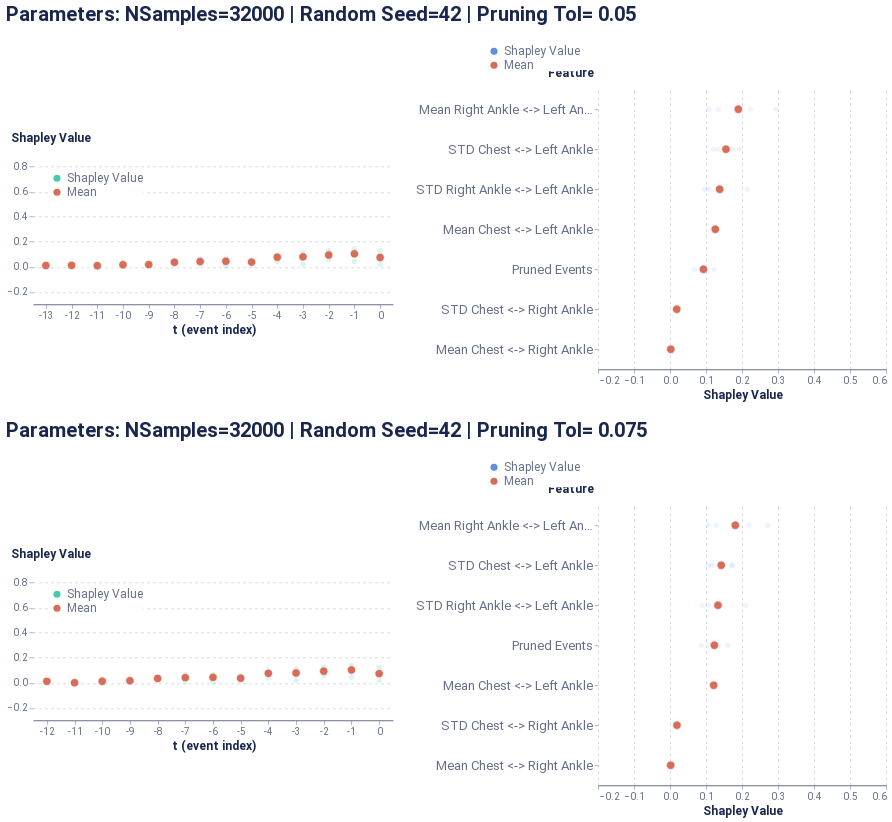

The cell this chart's notebook holds for it:
### Code cell
global_plot

### Figure 1 — Vega-Lite specification as saved in the notebook (floating-point values rounded to 4 significant figures)
{"config": {"axis": {"domain": true, "domainColor": "#666F89", "grid": false, "gridCap": "round", "gridColor": "#B3B7C4", "gridDash": [2, 4], "gridWidth": 0.5, "labelColor": "#666F89", "labelFont": "Roboto, Arial, sans-serif", "labelPadding": 2, "tickColor": "#666F89", "tickOpacity": 0.5, "tickSize": 4, "titleColor": "#19274E", "titleFont": "Roboto, Arial, sans-serif", "titleFontSize": 12}, "axisBand": {"domain": true, "labelPadding": 4, "ticks": false}, "axisY": {"domain": false, "titleAlign": "left", "titleAngle": 0, "titleX": -20, "titleY": -10}, "legend": {"labelColor": "#666F89", "labelFont": "Roboto, Arial, sans-serif", "labelFontSize": 12, "symbolSize": 40, "titleColor": "#19274E", "titleFont": "Roboto, Arial, sans-serif", "titleFontSize": 12, "titlePadding": 4}, "arc": {"stroke": "#FFFFFF", "strokeWidth": 1}, "bar": {"fill": "#2770EB", "stroke": null}, "line": {"stroke": "#2770EB", "strokeWidth": 2}, "path": {"stroke": "#2770EB", "strokeWidth": 0.5}, "point": {"fill": "#2770EB", "shape": "circle", "filled": true}, "rect": {"fill": "#2770EB"}, "rule": {"stroke": "#666F89"}, "shape": {"stroke": "#2770EB"}, "text": {"color": "#19274E", "font": "Roboto, Arial, sans-serif", "fontSize": 12}, "range": {"category": ["#2770EB", "#77B98A", "#DA5252", "#FFC400", "#A87AEA", "#00A39E", "#19274E"], "diverging": ["#006360", "#2BB3AE", "#96D9D7", "#FFFFFF", "#EDAAAA", "#DA5252", "#811D1D"], "heatmap": ["#18448F", "#1B4EA5", "#2770EB", "#4C88EE", "#82ACF3", "#A6C4F7", "#E9F1FD"], "ramp": ["#18448F", "#1B4EA5", "#2770EB", "#4C88EE", "#82ACF3", "#A6C4F7", "#E9F1FD"]}, "background": "#FFFFFF", "group": {"fill": "#FFFFFF"}, "header": {"labelColor": "#19274E", "labelFont": "Roboto, Arial, sans-serif", "labelFontSize": 12, "titleColor": "#19274E", "titleFont": "Roboto, Arial, sans-serif", "titleFontSize": 16}, "title": {"anchor": "start", "color": "#19274E", "font": "Roboto, Arial, sans-serif", "fontSize": 20, "fontWeight": "bold", "offset": 20, "subtitleColor": "#19274E", "subtitleFontSize": 16}, "view": {"continuousHeight": 300, "continuousWidth": 400, "stroke": "transparent"}}, "vconcat": [{"hconcat": [{"vconcat": [{"mark": {"type": "point", "stroke": "white", "strokeWidth": 0.6}, "encoding": {"color": {"type": "nominal", "field": "type", "legend": {"fillColor": "white", "orient": "top-left", "symbolSize": 50, "symbolStrokeWidth": 0, "title": null}, "scale": {"domain": ["Shapley Value", "Mean"], "range": ["#48caaa", "#d76d58"]}}, "opacity": {"condition": {"value": 1.0, "test": "(datum.type === 'Mean')"}, "value": 0.2}, "size": {"condition": {"value": 70, "test": "(datum.type === 'Mean')"}, "value": 30}, "x": {"type": "ordinal", "axis": {"labelAngle": 0}, "field": "t (event index)"}, "y": {"type": "quantitative", "axis": {"grid": true, "titleX": -23}, "field": "Shapley Value", "scale": {"domain": [-0.3, 0.9]}, "title": "Shapley Value"}}, "height": 150, "width": 360}], "data": {"name": "data-b7700950402d18965e560e5e57cdea82"}}, {"vconcat": [{"mark": {"type": "point", "stroke": "white", "strokeWidth": 0.6}, "encoding": {"color": {"type": "nominal", "field": "type", "legend": {"fillColor": "white", "orient": "bottom-right", "symbolSize": 50, "symbolStrokeWidth": 0, "title": null}, "scale": {"domain": ["Shapley Value", "Mean"], "range": ["#618FE0", "#d76d58"]}}, "opacity": {"condition": {"value": 1.0, "test": "(datum.type === 'Mean')"}, "value": 0.1}, "size": {"condition": {"value": 70, "test": "(datum.type === 'Mean')"}, "value": 30}, "x": {"type": "quantitative", "axis": {"grid": true, "title": "Shapley Value"}, "field": "Shapley Value", "scale": {"domain": [-0.2, 0.6]}}, "y": {"type": "ordinal", "axis": {"labelFontSize": 13, "titleX": -51}, "field": "Feature", "sort": ["Mean Right Ankle <-> Left Ankle", "STD Chest <-> Left Ankle", "STD Right Ankle <-> Left Ankle", "Mean Chest <-> Left Ankle", "Pruned Events", "STD Chest <-> Right Ankle", "Mean Chest <-> Right Ankle"]}}, "height": 280, "width": 288}], "data": {"name": "data-55b1f2cb922e1d6b571e26a034954744"}}], "center": true, "resolve": {"scale": {"color": "independent"}}, "title": "Parameters: NSamples=32000 | Random Seed=42 | Pruning Tol= 0.05"}, {"hconcat": [{"vconcat": [{"mark": {"type": "point", "stroke": "white", "strokeWidth": 0.6}, "encoding": {"color": {"type": "nominal", "field": "type", "legend": {"fillColor": "white", "orient": "top-left", "symbolSize": 50, "symbolStrokeWidth": 0, "title": null}, "scale": {"domain": ["Shapley Value", "Mean"], "range": ["#48caaa", "#d76d58"]}}, "opacity": {"condition": {"value": 1.0, "test": "(datum.type === 'Mean')"}, "value": 0.2}, "size": {"condition": {"value": 70, "test": "(datum.type === 'Mean')"}, "value": 30}, "x": {"type": "ordinal", "axis": {"labelAngle": 0}, "field": "t (event index)"}, "y": {"type": "quantitative", "axis": {"grid": true, "titleX": -23}, "field": "Shapley Value", "scale": {"domain": [-0.3, 0.9]}, "title": "Shapley Value"}}, "height": 150, "width": 360}], "data": {"name": "data-a56b3492c7489cb5e0b5bd899e678ea1"}}, {"vconcat": [{"mark": {"type": "point", "stroke": "white", "strokeWidth": 0.6}, "encoding": {"color": {"type": "nominal", "field": "type", "legend": {"fillColor": "white", "orient": "bottom-right", "symbolSize": 50, "symbolStrokeWidth": 0, "title": null}, "scale": {"domain": ["Shapley Value", "Mean"], "range": ["#618FE0", "#d76d58"]}}, "opacity": {"condition": {"value": 1.0, "test": "(datum.type === 'Mean')"}, "value": 0.1}, "size": {"condition": {"value": 70, "test": "(datum.type === 'Mean')"}, "value": 30}, "x": {"type": "quantitative", "axis": {"grid": true, "title": "Shapley Value"}, "field": "Shapley Value", "scale": {"domain": [-0.2, 0.6]}}, "y": {"type": "ordinal", "axis": {"labelFontSize": 13, "titleX": -51}, "field": "Feature", "sort": ["Mean Right Ankle <-> Left Ankle", "STD Chest <-> Left Ankle", "STD Right Ankle <-> Left Ankle", "Pruned Events", "Mean Chest <-> Left Ankle", "STD Chest <-> Right Ankle", "Mean Chest <-> Right Ankle"]}}, "height": 280, "width": 288}], "data": {"name": "data-85d09a1dcca23bed56fc34622b23eb3e"}}], "center": true, "resolve": {"scale": {"color": "independent"}}, "title": "Parameters: NSamples=32000 | Random Seed=42 | Pruning Tol= 0.075"}], "$schema": "https://vega.github.io/schema/vega-lite/v4.8.1.json", "datasets": {"data-b7700950402d18965e560e5e57cdea82": [{"Shapley Value": 0.0194, "t (event index)": 0, "type": "Shapley Value"}, {"Shapley Value": 0.04374, "t (event index)": -1, "type": "Shapley Value"}, {"Shapley Value": 0.1285, "t (event index)": -2, "type": "Shapley Value"}, {"Shapley Value": 0.09252, "t (event index)": -3, "type": "Shapley Value"}, {"Shapley Value": 0.0831, "t (event index)": -4, "type": "Shapley Value"}, {"Shapley Value": 0.01669, "t (event index)": -5, "type": "Shapley Value"}, {"Shapley Value": 0.006386, "t (event index)": -6, "type": "Shapley Value"}, {"Shapley Value": 0.03812, "t (event index)": -7, "type": "Shapley Value"}, {"Shapley Value": 0.04571, "t (event index)": -8, "type": "Shapley Value"}, {"Shapley Value": 0.01115, "t (event index)": -9, "type": "Shapley Value"}, {"Shapley Value": 0.01552, "t (event index)": -10, "type": "Shapley Value"}, {"Shapley Value": 0.0005341, "t (event index)": -11, "type": "Shapley Value"}, {"Shapley Value": 0.01314, "t (event index)": -12, "type": "Shapley Value"}, {"Shapley Value": 0.01019, "t (event index)": -13, "type": "Shapley Value"}, {"Shapley Value": 0.08513, "t (event index)": 0, "type": "Shapley Value"}, {"Shapley Value": 0.14, "t (event index)": -1, "type": "Shapley Value"}, {"Shapley Value": 0.07578, "t (event index)": -2, "type": "Shapley Value"}, {"Shapley Value": 0.01991, "t (event index)": -3, "type": "Shapley Value"}, {"Shapley Value": 0.09996, "t (event index)": -4, "type": "Shapley Value"}, {"Shapley Value": 0.03383, "t (event index)": -5, "type": "Shapley Value"}, {"Shapley Value": 0.06766, "t (event index)": -6, "type": "Shapley Value"}, {"Shapley Value": 0.06705, "t (event index)": -7, "type": "Shapley Value"}, {"Shapley Value": 0.03736, "t (event index)": -8, "type": "Shapley Value"}, {"Shapley Value": 0.01868, "t (event index)": -9, "type": "Shapley Value"}, {"Shapley Value": 0.01496, "t (event index)": -10, "type": "Shapley Value"}, {"Shapley Value": 0.01065, "t (event index)": -11, "type": "Shapley Value"}, {"Shapley Value": 0.01567, "t (event index)": -12, "type": "Shapley Value"}, {"Shapley Value": 0.1265, "t (event index)": 0, "type": "Shapley Value"}, {"Shapley Value": 0.1088, "t (event index)": -1, "type": "Shapley Value"}, {"Shapley Value": 0.05887, "t (event index)": -2, "type": "Shapley Value"}, {"Shapley Value": 0.1125, "t (event index)": -3, "type": "Shapley Value"}, {"Shapley Value": 0.08144, "t (event index)": -4, "type": "Shapley Value"}, {"Shapley Value": 0.05788, "t (event index)": -5, "type": "Shapley Value"}, {"Shapley Value": 0.05868, "t (event index)": -6, "type": "Shapley Value"}, {"Shapley Value": 0.01511, "t (event index)": -7, "type": "Shapley Value"}, {"Shapley Value": 0.03056, "t (event index)": -8, "type": "Shapley Value"}, {"Shapley Value": 0.02159, "t (event index)": -9, "type": "Shapley Value"}, {"Shapley Value": 0.02313, "t (event index)": -10, "type": "Shapley Value"}, {"Shapley Value": 0.06489, "t (event index)": 0, "type": "Shapley Value"}, {"Shapley Value": 0.1209, "t (event index)": -1, "type": "Shapley Value"}, {"Shapley Value": 0.111, "t (event index)": -2, "type": "Shapley Value"}, {"Shapley Value": 0.09226, "t (event index)": -3, "type": "Shapley Value"}, {"Shapley Value": 0.03967, "t (event index)": -4, "type": "Shapley Value"}, {"Shapley Value": 0.03885, "t (event index)": -5, "type": "Shapley Value"}, {"Shapley Value": 0.04158, "t (event index)": -6, "type": "Shapley Value"}, {"Shapley Value": 0.04608, "t (event index)": -7, "type": "Shapley Value"}, {"Shapley Value": 0.0291, "t (event index)": -8, "type": "Shapley Value"}, {"Shapley Value": 0.01804, "t (event index)": -9, "type": "Shapley Value"}, {"Shapley Value": 0.008946, "t (event index)": -10, "type": "Shapley Value"}, {"Shapley Value": 0.01415, "t (event index)": -11, "type": "Shapley Value"}, {"Shapley Value": 0.00558, "t (event index)": -12, "type": "Shapley Value"}, {"Shapley Value": 0.01019, "t (event index)": -13, "type": "Mean"}, {"Shapley Value": 0.01147, "t (event index)": -12, "type": "Mean"}, {"Shapley Value": 0.008447, "t (event index)": -11, "type": "Mean"}, {"Shapley Value": 0.01564, "t (event index)": -10, "type": "Mean"}, {"Shapley Value": 0.01737, "t (event index)": -9, "type": "Mean"}, {"Shapley Value": 0.03568, "t (event index)": -8, "type": "Mean"}, {"Shapley Value": 0.04159, "t (event index)": -7, "type": "Mean"}, {"Shapley Value": 0.04358, "t (event index)": -6, "type": "Mean"}, {"Shapley Value": 0.03681, "t (event index)": -5, "type": "Mean"}, {"Shapley Value": 0.07604, "t (event index)": -4, "type": "Mean"}, {"Shapley Value": 0.07929, "t (event index)": -3, "type": "Mean"}, {"Shapley Value": 0.09354, "t (event index)": -2, "type": "Mean"}, {"Shapley Value": 0.1034, "t (event index)": -1, "type": "Mean"}, {"Shapley Value": 0.07398, "t (event index)": 0, "type": "Mean"}], "data-55b1f2cb922e1d6b571e26a034954744": [{"Shapley Value": -0.003732, "Feature": "Mean Chest <-> Right Ankle", "type": "Shapley Value"}, {"Shapley Value": 0.01634, "Feature": "STD Chest <-> Right Ankle", "type": "Shapley Value"}, {"Shapley Value": 0.1294, "Feature": "Mean Chest <-> Left Ankle", "type": "Shapley Value"}, {"Shapley Value": 0.1743, "Feature": "STD Chest <-> Left Ankle", "type": "Shapley Value"}, {"Shapley Value": 0.1078, "Feature": "Mean Right Ankle <-> Left Ankle", "type": "Shapley Value"}, {"Shapley Value": 0.09607, "Feature": "STD Right Ankle <-> Left Ankle", "type": "Shapley Value"}, {"Shapley Value": 0.06787, "Feature": "Pruned Events", "type": "Shapley Value"}, {"Shapley Value": 0.007585, "Feature": "Mean Chest <-> Right Ankle", "type": "Shapley Value"}, {"Shapley Value": 0.02075, "Feature": "STD Chest <-> Right Ankle", "type": "Shapley Value"}, {"Shapley Value": 0.1173, "Feature": "Mean Chest <-> Left Ankle", "type": "Shapley Value"}, {"Shapley Value": 0.1336, "Feature": "STD Chest <-> Left Ankle", "type": "Shapley Value"}, {"Shapley Value": 0.2941, "Feature": "Mean Right Ankle <-> Left Ankle", "type": "Shapley Value"}, {"Shapley Value": 0.109, "Feature": "STD Right Ankle <-> Left Ankle", "type": "Shapley Value"}, {"Shapley Value": 0.0962, "Feature": "Pruned Events", "type": "Shapley Value"}, {"Shapley Value": -0.001496, "Feature": "Mean Chest <-> Right Ankle", "type": "Shapley Value"}, {"Shapley Value": 0.01713, "Feature": "STD Chest <-> Right Ankle", "type": "Shapley Value"}, {"Shapley Value": 0.1273, "Feature": "Mean Chest <-> Left Ankle", "type": "Shapley Value"}, {"Shapley Value": 0.1936, "Feature": "STD Chest <-> Left Ankle", "type": "Shapley Value"}, {"Shapley Value": 0.2233, "Feature": "Mean Right Ankle <-> Left Ankle", "type": "Shapley Value"}, {"Shapley Value": 0.1319, "Feature": "STD Right Ankle <-> Left Ankle", "type": "Shapley Value"}, {"Shapley Value": 0.1231, "Feature": "Pruned Events", "type": "Shapley Value"}, {"Shapley Value": 0.006059, "Feature": "Mean Chest <-> Right Ankle", "type": "Shapley Value"}, {"Shapley Value": 0.02101, "Feature": "STD Chest <-> Right Ankle", "type": "Shapley Value"}, {"Shapley Value": 0.1295, "Feature": "Mean Chest <-> Left Ankle", "type": "Shapley Value"}, {"Shapley Value": 0.1206, "Feature": "STD Chest <-> Left Ankle", "type": "Shapley Value"}, {"Shapley Value": 0.134, "Feature": "Mean Right Ankle <-> Left Ankle", "type": "Shapley Value"}, {"Shapley Value": 0.2151, "Feature": "STD Right Ankle <-> Left Ankle", "type": "Shapley Value"}, {"Shapley Value": 0.08457, "Feature": "Pruned Events", "type": "Shapley Value"}, {"Shapley Value": 0.09295, "Feature": "Pruned Events", "type": "Mean"}, {"Shapley Value": 0.002104, "Feature": "Mean Chest <-> Right Ankle", "type": "Mean"}, {"Shapley Value": 0.1259, "Feature": "Mean Chest <-> Left Ankle", "type": "Mean"}, {"Shapley Value": 0.1898, "Feature": "Mean Right Ankle <-> Left Ankle", "type": "Mean"}, {"Shapley Value": 0.01881, "Feature": "STD Chest <-> Right Ankle", "type": "Mean"}, {"Shapley Value": 0.1555, "Feature": "STD Chest <-> Left Ankle", "type": "Mean"}, {"Shapley Value": 0.138, "Feature": "STD Right Ankle <-> Left Ankle", "type": "Mean"}], "data-a56b3492c7489cb5e0b5bd899e678ea1": [{"Shapley Value": 0.01911, "t (event index)": 0, "type": "Shapley Value"}, {"Shapley Value": 0.04333, "t (event index)": -1, "type": "Shapley Value"}, {"Shapley Value": 0.1271, "t (event index)": -2, "type": "Shapley Value"}, {"Shapley Value": 0.09141, "t (event index)": -3, "type": "Shapley Value"}, {"Shapley Value": 0.08218, "t (event index)": -4, "type": "Shapley Value"}, {"Shapley Value": 0.01648, "t (event index)": -5, "type": "Shapley Value"}, {"Shapley Value": 0.006328, "t (event index)": -6, "type": "Shapley Value"}, {"Shapley Value": 0.03765, "t (event index)": -7, "type": "Shapley Value"}, {"Shapley Value": 0.04502, "t (event index)": -8, "type": "Shapley Value"}, {"Shapley Value": 0.01088, "t (event index)": -9, "type": "Shapley Value"}, {"Shapley Value": 0.01505, "t (event index)": -10, "type": "Shapley Value"}, {"Shapley Value": 0.000512, "t (event index)": -11, "type": "Shapley Value"}, {"Shapley Value": 0.01152, "t (event index)": -12, "type": "Shapley Value"}, {"Shapley Value": 0.08429, "t (event index)": 0, "type": "Shapley Value"}, {"Shapley Value": 0.1386, "t (event index)": -1, "type": "Shapley Value"}, {"Shapley Value": 0.07504, "t (event index)": -2, "type": "Shapley Value"}, {"Shapley Value": 0.01974, "t (event index)": -3, "type": "Shapley Value"}, {"Shapley Value": 0.09881, "t (event index)": -4, "type": "Shapley Value"}, {"Shapley Value": 0.03355, "t (event index)": -5, "type": "Shapley Value"}, {"Shapley Value": 0.06669, "t (event index)": -6, "type": "Shapley Value"}, {"Shapley Value": 0.06549, "t (event index)": -7, "type": "Shapley Value"}, {"Shapley Value": 0.03617, "t (event index)": -8, "type": "Shapley Value"}, {"Shapley Value": 0.01765, "t (event index)": -9, "type": "Shapley Value"}, {"Shapley Value": 0.01226, "t (event index)": -10, "type": "Shapley Value"}, {"Shapley Value": 0.1246, "t (event index)": 0, "type": "Shapley Value"}, {"Shapley Value": 0.1074, "t (event index)": -1, "type": "Shapley Value"}, {"Shapley Value": 0.05807, "t (event index)": -2, "type": "Shapley Value"}, {"Shapley Value": 0.1108, "t (event index)": -3, "type": "Shapley Value"}, {"Shapley Value": 0.08068, "t (event index)": -4, "type": "Shapley Value"}, {"Shapley Value": 0.05746, "t (event index)": -5, "type": "Shapley Value"}, {"Shapley Value": 0.05779, "t (event index)": -6, "type": "Shapley Value"}, {"Shapley Value": 0.01462, "t (event index)": -7, "type": "Shapley Value"}, {"Shapley Value": 0.02885, "t (event index)": -8, "type": "Shapley Value"}, {"Shapley Value": 0.01949, "t (event index)": -9, "type": "Shapley Value"}, {"Shapley Value": 0.0645, "t (event index)": 0, "type": "Shapley Value"}, {"Shapley Value": 0.1202, "t (event index)": -1, "type": "Shapley Value"}, {"Shapley Value": 0.1104, "t (event index)": -2, "type": "Shapley Value"}, {"Shapley Value": 0.09179, "t (event index)": -3, "type": "Shapley Value"}, {"Shapley Value": 0.03949, "t (event index)": -4, "type": "Shapley Value"}, {"Shapley Value": 0.03864, "t (event index)": -5, "type": "Shapley Value"}, {"Shapley Value": 0.04126, "t (event index)": -6, "type": "Shapley Value"}, {"Shapley Value": 0.04535, "t (event index)": -7, "type": "Shapley Value"}, {"Shapley Value": 0.0284, "t (event index)": -8, "type": "Shapley Value"}, {"Shapley Value": 0.01647, "t (event index)": -9, "type": "Shapley Value"}, {"Shapley Value": 0.008573, "t (event index)": -10, "type": "Shapley Value"}, {"Shapley Value": 0.01152, "t (event index)": -12, "type": "Mean"}, {"Shapley Value": 0.000512, "t (event index)": -11, "type": "Mean"}, {"Shapley Value": 0.01196, "t (event index)": -10, "type": "Mean"}, {"Shapley Value": 0.01612, "t (event index)": -9, "type": "Mean"}, {"Shapley Value": 0.03461, "t (event index)": -8, "type": "Mean"}, {"Shapley Value": 0.04078, "t (event index)": -7, "type": "Mean"}, {"Shapley Value": 0.04302, "t (event index)": -6, "type": "Mean"}, {"Shapley Value": 0.03653, "t (event index)": -5, "type": "Mean"}, {"Shapley Value": 0.07529, "t (event index)": -4, "type": "Mean"}, {"Shapley Value": 0.07843, "t (event index)": -3, "type": "Mean"}, {"Shapley Value": 0.09265, "t (event index)": -2, "type": "Mean"}, {"Shapley Value": 0.1024, "t (event index)": -1, "type": "Mean"}, {"Shapley Value": 0.07313, "t (event index)": 0, "type": "Mean"}], "data-85d09a1dcca23bed56fc34622b23eb3e": [{"Shapley Value": -0.004015, "Feature": "Mean Chest <-> Right Ankle", "type": "Shapley Value"}, {"Shapley Value": 0.01673, "Feature": "STD Chest <-> Right Ankle", "type": "Shapley Value"}, {"Shapley Value": 0.1216, "Feature": "Mean Chest <-> Left Ankle", "type": "Shapley Value"}, {"Shapley Value": 0.1711, "Feature": "STD Chest <-> Left Ankle", "type": "Shapley Value"}, {"Shapley Value": 0.1055, "Feature": "Mean Right Ankle <-> Left Ankle", "type": "Shapley Value"}, {"Shapley Value": 0.09012, "Feature": "STD Right Ankle <-> Left Ankle", "type": "Shapley Value"}, {"Shapley Value": 0.08694, "Feature": "Pruned Events", "type": "Shapley Value"}, {"Shapley Value": 0.007425, "Feature": "Mean Chest <-> Right Ankle", "type": "Shapley Value"}, {"Shapley Value": 0.02097, "Feature": "STD Chest <-> Right Ankle", "type": "Shapley Value"}, {"Shapley Value": 0.1188, "Feature": "Mean Chest <-> Left Ankle", "type": "Shapley Value"}, {"Shapley Value": 0.1179, "Feature": "STD Chest <-> Left Ankle", "type": "Shapley Value"}, {"Shapley Value": 0.2718, "Feature": "Mean Right Ankle <-> Left Ankle", "type": "Shapley Value"}, {"Shapley Value": 0.1062, "Feature": "STD Right Ankle <-> Left Ankle", "type": "Shapley Value"}, {"Shapley Value": 0.1355, "Feature": "Pruned Events", "type": "Shapley Value"}, {"Shapley Value": -0.001119, "Feature": "Mean Chest <-> Right Ankle", "type": "Shapley Value"}, {"Shapley Value": 0.01862, "Feature": "STD Chest <-> Right Ankle", "type": "Shapley Value"}, {"Shapley Value": 0.1175, "Feature": "Mean Chest <-> Left Ankle", "type": "Shapley Value"}, {"Shapley Value": 0.1734, "Feature": "STD Chest <-> Left Ankle", "type": "Shapley Value"}, {"Shapley Value": 0.2196, "Feature": "Mean Right Ankle <-> Left Ankle", "type": "Shapley Value"}, {"Shapley Value": 0.1267, "Feature": "STD Right Ankle <-> Left Ankle", "type": "Shapley Value"}, {"Shapley Value": 0.1601, "Feature": "Pruned Events", "type": "Shapley Value"}, {"Shapley Value": 0.005215, "Feature": "Mean Chest <-> Right Ankle", "type": "Shapley Value"}, {"Shapley Value": 0.02108, "Feature": "STD Chest <-> Right Ankle", "type": "Shapley Value"}, {"Shapley Value": 0.1278, "Feature": "Mean Chest <-> Left Ankle", "type": "Shapley Value"}, {"Shapley Value": 0.1074, "Feature": "STD Chest <-> Left Ankle", "type": "Shapley Value"}, {"Shapley Value": 0.1288, "Feature": "Mean Right Ankle <-> Left Ankle", "type": "Shapley Value"}, {"Shapley Value": 0.2097, "Feature": "STD Right Ankle <-> Left Ankle", "type": "Shapley Value"}, {"Shapley Value": 0.1109, "Feature": "Pruned Events", "type": "Shapley Value"}, {"Shapley Value": 0.1234, "Feature": "Pruned Events", "type": "Mean"}, {"Shapley Value": 0.001877, "Feature": "Mean Chest <-> Right Ankle", "type": "Mean"}, {"Shapley Value": 0.1214, "Feature": "Mean Chest <-> Left Ankle", "type": "Mean"}, {"Shapley Value": 0.1814, "Feature": "Mean Right Ankle <-> Left Ankle", "type": "Mean"}, {"Shapley Value": 0.01935, "Feature": "STD Chest <-> Right Ankle", "type": "Mean"}, {"Shapley Value": 0.1424, "Feature": "STD Chest <-> Left Ankle", "type": "Mean"}, {"Shapley Value": 0.1332, "Feature": "STD Right Ankle <-> Left Ankle", "type": "Mean"}]}}
